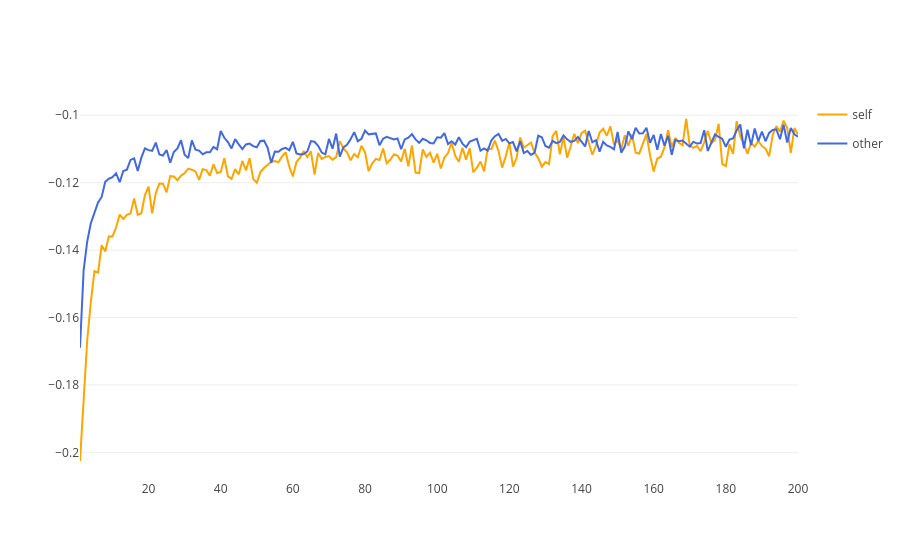
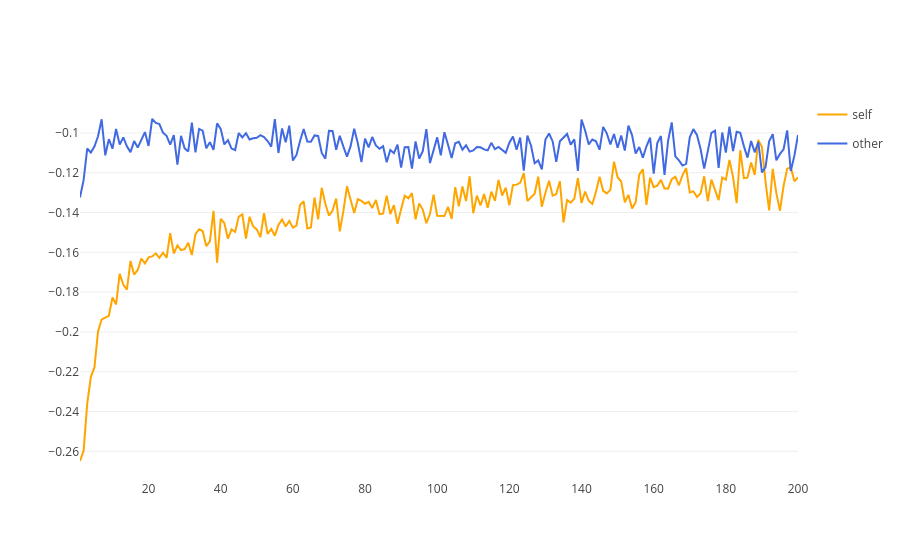
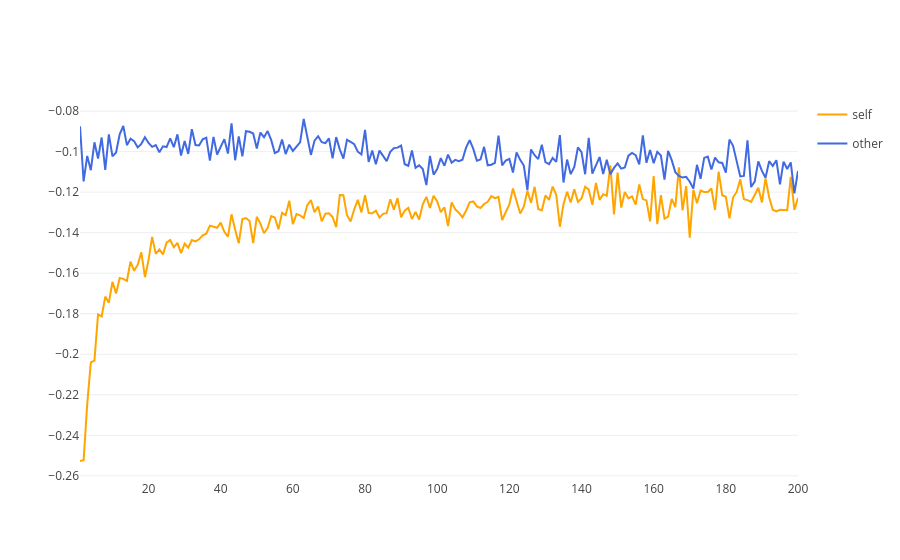
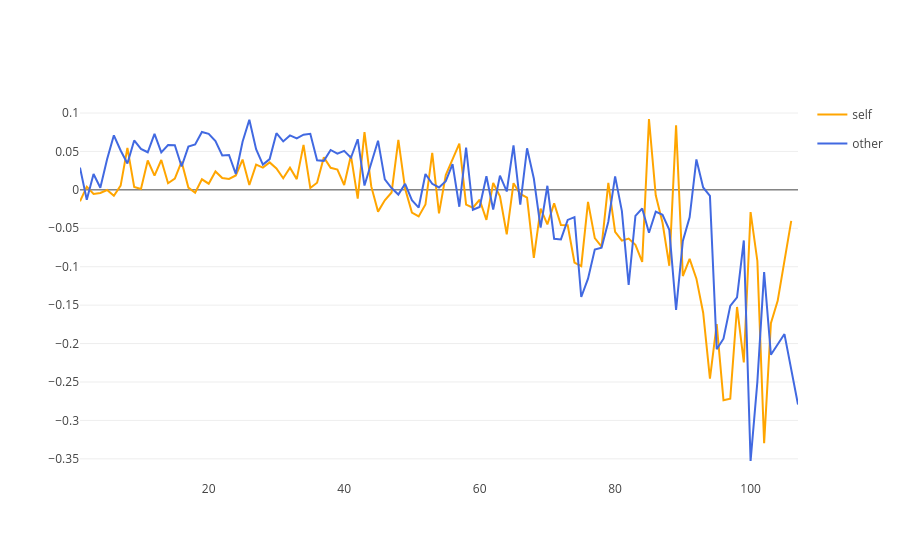

The notebook cell saved with these charts, in order:
### Code cell
for corpus, plot in zip(df1.lang.unique(), figs):
    print(corpus)
    plot.show()
    plot.write_html(os.path.join(OUTPUTS_PATH, corpus+'.html'))
    plot.write_image(os.path.join(OUTPUTS_PATH, corpus+'.png'), scale=5)

### Figure 1 — Plotly figure (JSON) as saved in the notebook; plotly's stock layout.template omitted (floating-point values rounded to 4 significant figures; data arrays with more than 128 entries replaced by an {"elided": "..."} marker saying what was removed)
{"data": [{"legendgroup": "self", "line": {"color": "orange"}, "mode": "lines", "name": "self", "showlegend": true, "x": {"elided": "200 int values"}, "y": {"elided": "200 float values"}, "type": "scatter"}, {"legendgroup": "other", "line": {"color": "royalblue"}, "mode": "lines", "name": "other", "showlegend": true, "x": {"elided": "200 int values"}, "y": {"elided": "200 float values"}, "type": "scatter"}], "layout": {}}

### Figure 2 — Plotly figure (JSON) as saved in the notebook; plotly's stock layout.template omitted (floating-point values rounded to 4 significant figures; data arrays with more than 128 entries replaced by an {"elided": "..."} marker saying what was removed)
{"data": [{"legendgroup": "self", "line": {"color": "orange"}, "mode": "lines", "name": "self", "showlegend": true, "x": {"elided": "200 int values"}, "y": {"elided": "200 float values"}, "type": "scatter"}, {"legendgroup": "other", "line": {"color": "royalblue"}, "mode": "lines", "name": "other", "showlegend": true, "x": {"elided": "200 int values"}, "y": {"elided": "200 float values"}, "type": "scatter"}], "layout": {}}

### Figure 3 — Plotly figure (JSON) as saved in the notebook; plotly's stock layout.template omitted (floating-point values rounded to 4 significant figures; data arrays with more than 128 entries replaced by an {"elided": "..."} marker saying what was removed)
{"data": [{"legendgroup": "self", "line": {"color": "orange"}, "mode": "lines", "name": "self", "showlegend": true, "x": {"elided": "200 int values"}, "y": {"elided": "200 float values"}, "type": "scatter"}, {"legendgroup": "other", "line": {"color": "royalblue"}, "mode": "lines", "name": "other", "showlegend": true, "x": {"elided": "200 int values"}, "y": {"elided": "200 float values"}, "type": "scatter"}], "layout": {}}

### Figure 4 — Plotly figure (JSON) as saved in the notebook; plotly's stock layout.template omitted (floating-point values rounded to 4 significant figures)
{"data": [{"legendgroup": "self", "line": {"color": "orange"}, "mode": "lines", "name": "self", "showlegend": true, "x": [1, 2, 3, 4, 5, 6, 7, 8, 9, 10, 11, 12, 13, 14, 15, 16, 17, 18, 19, 20, 21, 22, 23, 24, 25, 26, 27, 28, 29, 30, 31, 32, 33, 34, 35, 36, 37, 38, 39, 40, 41, 42, 43, 44, 45, 46, 47, 48, 49, 50, 51, 52, 53, 54, 55, 56, 57, 58, 59, 60, 61, 62, 63, 64, 65, 66, 67, 68, 69, 70, 71, 72, 73, 74, 75, 76, 77, 78, 79, 80, 81, 82, 83, 84, 85, 86, 87, 88, 89, 90, 91, 92, 93, 94, 95, 96, 97, 98, 99, 100, 101, 102, 103, 104, 106], "y": [-0.01492, 0.004154, -0.00542, -0.004023, -0.0002088, -0.007742, 0.005503, 0.05468, 0.003859, 0.001249, 0.0382, 0.01854, 0.03884, 0.008645, 0.01468, 0.03671, 0.002966, -0.003846, 0.01375, 0.008003, 0.02396, 0.01551, 0.01412, 0.01875, 0.03944, 0.006276, 0.03288, 0.0289, 0.03572, 0.02782, 0.01512, 0.02878, 0.01396, 0.05859, 0.002497, 0.009213, 0.04231, 0.02869, 0.02649, 0.006304, 0.04464, -0.01149, 0.0751, 0.004501, -0.02833, -0.01352, -0.003375, 0.06512, 0.001312, -0.02952, -0.03457, -0.0191, 0.04812, -0.03062, 0.0193, 0.04089, 0.06012, -0.01922, -0.02322, -0.01284, -0.03901, 0.008889, -0.008327, -0.0578, 0.008699, -0.005371, -0.01019, -0.08859, -0.02435, -0.04488, -0.01763, -0.04569, -0.04601, -0.09457, -0.09922, -0.0156, -0.06288, -0.07385, 0.009106, -0.05475, -0.06614, -0.06335, -0.07152, -0.09368, 0.09221, -0.007008, -0.04279, -0.09876, 0.08396, -0.1122, -0.08985, -0.1156, -0.1599, -0.2457, -0.1747, -0.2738, -0.2717, -0.1524, -0.2246, -0.02896, -0.09254, -0.3297, -0.1735, -0.1443, -0.04043], "type": "scatter"}, {"legendgroup": "other", "line": {"color": "royalblue"}, "mode": "lines", "name": "other", "showlegend": true, "x": [1, 2, 3, 4, 5, 6, 7, 8, 9, 10, 11, 12, 13, 14, 15, 16, 17, 18, 19, 20, 21, 22, 23, 24, 25, 26, 27, 28, 29, 30, 31, 32, 33, 34, 35, 36, 37, 38, 39, 40, 41, 42, 43, 44, 45, 46, 47, 48, 49, 50, 51, 52, 53, 54, 55, 56, 57, 58, 59, 60, 61, 62, 63, 64, 65, 66, 67, 68, 69, 70, 71, 72, 73, 74, 75, 76, 77, 78, 79, 80, 81, 82, 83, 84, 85, 86, 87, 88, 89, 90, 91, 92, 93, 94, 95, 96, 97, 98, 99, 100, 101, 102, 103, 105, 107], "y": [0.02894, -0.01282, 0.02059, 0.00271, 0.03976, 0.071, 0.05127, 0.03425, 0.06429, 0.0532, 0.04893, 0.07284, 0.04878, 0.05822, 0.05801, 0.03037, 0.05631, 0.05898, 0.07535, 0.07299, 0.06353, 0.04486, 0.04546, 0.02074, 0.06264, 0.09127, 0.05282, 0.0329, 0.04005, 0.07376, 0.06306, 0.07086, 0.06704, 0.07177, 0.07296, 0.03849, 0.03777, 0.0519, 0.04708, 0.05072, 0.04178, 0.06589, 0.005594, 0.03561, 0.064, 0.01357, 0.002368, -0.006135, 0.007834, -0.01345, -0.02303, 0.02069, 0.007932, 0.003161, 0.01136, 0.03349, -0.02193, 0.05511, -0.02592, -0.0222, 0.01774, -0.02554, 0.01855, -0.002111, 0.058, -0.01933, 0.05404, 0.01473, -0.04925, 0.005321, -0.06375, -0.06443, -0.03907, -0.03543, -0.1394, -0.1156, -0.07761, -0.07515, -0.0414, 0.01753, -0.02756, -0.1238, -0.03395, -0.02426, -0.05575, -0.0283, -0.03243, -0.05202, -0.1561, -0.06649, -0.03581, 0.03957, 0.003096, -0.00779, -0.2074, -0.1937, -0.151, -0.1398, -0.06579, -0.3528, -0.2498, -0.107, -0.2145, -0.1876, -0.2792], "type": "scatter"}], "layout": {}}
